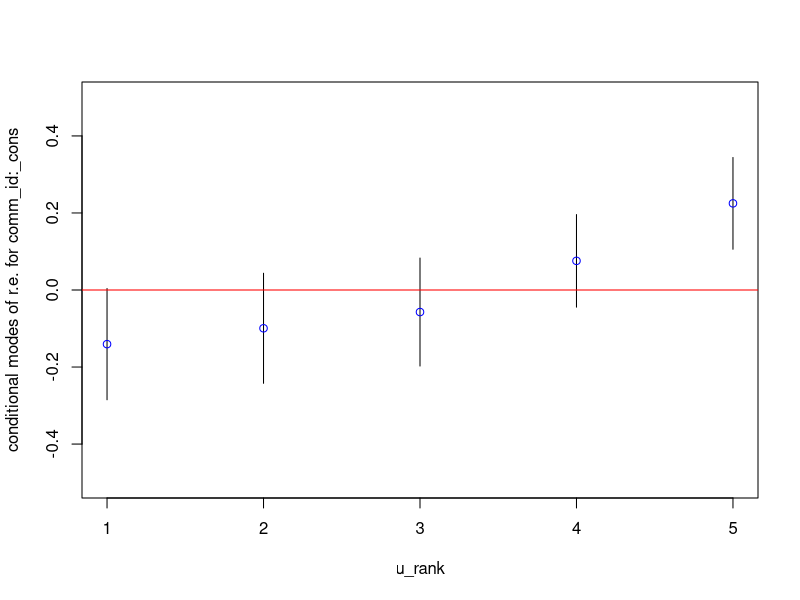
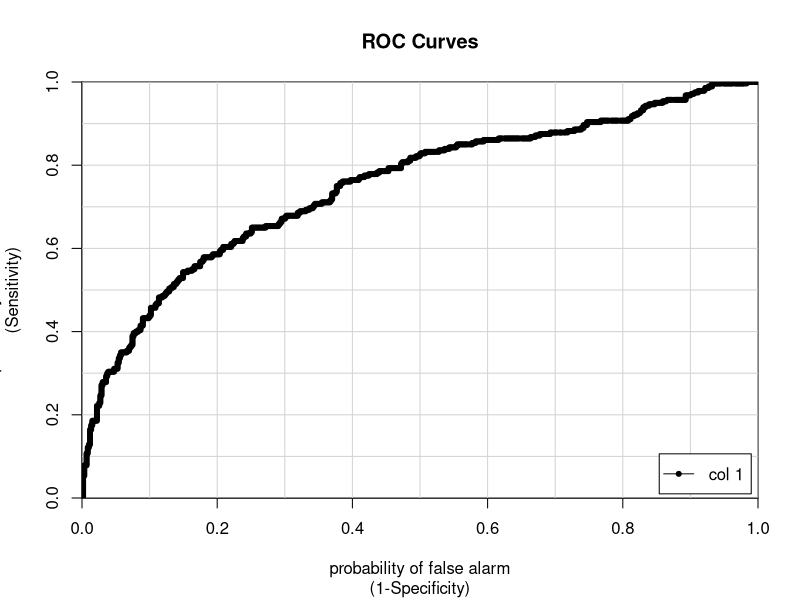

Write R code to recreate these figures, in order.
train <- read.table("df_train.csv", header = TRUE, sep = ",")
test <- read.table("df_test.csv", header = TRUE, sep = ",")
val <- read.table("df_val.csv", header = TRUE, sep = ",")


str(train)

# P7.1.1 Specifying and estimating a two - level model

library(lme4)
library(tidyverse)
library(dplyr)
library(caTools)
library(caret)
#library(e1071)

fit <- glmer(sexphys ~ (1 | country), family = binomial("logit"), data = train)

summary(fit)

# P7.1.2 Interpretation of the null two - level model

fita <- glm(sexphys ~ 1, data = train, family = binomial("logit"))

logLik(fita)-logLik(fit)

anova(fit, fita)


u0 <- ranef(fit, postVar = TRUE) 

u0se <- sqrt(attr(u0[[1]], "postVar")[1, , ]) 

commid <- as.numeric(rownames(u0[[1]]))

u0tab <- cbind("commid" = commid, "u0" = u0[[1]], "u0se" = u0se)

colnames(u0tab)[2] <- "u0"

u0tab <- u0tab[order(u0tab$u0), ]

u0tab <- cbind(u0tab, c(1:dim(u0tab)[1]))

u0tab <- u0tab[order(u0tab$commid), ]

colnames(u0tab)[4] <- "u0rank"

plot(u0tab$u0rank, u0tab$u0, type = "n", xlab = "u_rank", ylab = "conditional modes of r.e. for comm_id:_cons", ylim = c(-0.5, 0.5))

segments(u0tab$u0rank, u0tab$u0 - 1.96*u0tab$u0se, u0tab$u0rank, u0tab$u0 + 1.96*u0tab$u0se)

points(u0tab$u0rank, u0tab$u0, col = "blue")

abline(h = 0, col = "red")


#______________________________________________________________________________


fitall <- glmer(sexphys ~ Q515R + Q513R + mcv1006 + mcv1006a + mcv1006b + mcv1008 + 
                  men_alcohol_all + mcv1009 + Fam_support + Q516R + rQ701d + Island + 
                  rQ701b + rQ701a + rQ701c + sQ601c + sQ601d + tQ602d + justify + tQ602c + 
                  CONTROLNUM_1 + CONTROLNUM_2 + CONTROLNUM_3 + Q702R_2 + Q702R_3 + 
                  earlymarriage_0 + earlymarriage_1 + edpart_1 + edpart_2 + sumdiffage_1 + 
                  sumdiffage_2 + sumdiffage_3 + edresp_1 + edresp_2 + LAWDV1_0 + LAWDV1_2 + 
                  HDI1_0 + HDI1_1 + Governance1_0 + Governance1_1 + EP3_2 + EP3_3 + EP3_4 + 
                  FCMAR_0 + FCMAR_1 + SourceIncome_1 + SourceIncome_2 + SourceIncome_4 + 
                  SourceIncome_5 + ageyr10_2 + ageyr10_3 + ageyr10_4 + ageyr10_5 + 
                  (1 | country), family = binomial("logit"), data = train)

summary(fitall)

#______________________________________________________________________________

fitall2 <- glmer(sexphys ~ Q515R + Q513R + mcv1006 + mcv1006a + mcv1006b + mcv1008 + 
                  men_alcohol_all + mcv1009 + Fam_support + sQ601d +  
                  CONTROLNUM_1 + CONTROLNUM_2 + CONTROLNUM_3 + Q702R_2 + Q702R_3 + 
                  earlymarriage_0 + earlymarriage_1 + edpart_1 + sumdiffage_1 + 
                  EP3_2 + EP3_3 +  SourceIncome_2 + 
                   ageyr10_2 + ageyr10_3 + ageyr10_4 + ageyr10_5 + 
                  (1 | country), family = binomial("logit"), data = train)

summary(fitall2)

anova(fitall2, fit)

#______________________________________________________________________________

#predict(fitall2, newdata = , allow.new.levels = TRUE)
##Will try to select on R see link
#https://www.datanovia.com/en/lessons/select-data-frame-columns-in-r/

#______________________________________________________________________________

colsf <- c ('Q515R', 'Q513R', 'mcv1006', 'mcv1006a', 'mcv1006b', 'mcv1008',  
  'men_alcohol_all', 'mcv1009', 'Fam_support', 'sQ601d',  
  'CONTROLNUM_1', 'CONTROLNUM_2', 'CONTROLNUM_3', 'Q702R_2', 'Q702R_3', 
  'earlymarriage_0', 'earlymarriage_1', 'edpart_1', 'sumdiffage_1',  
  'EP3_2', 'EP3_3',  'SourceIncome_2',  
  'ageyr10_2', 'ageyr10_3', 'ageyr10_4', 'ageyr10_5', 'country')

#predict(fitall2, newdata = test[, colsf], allow.new.levels = TRUE)

p <- predict(fitall2, newdata = val[, colsf], allow.new.levels = TRUE, type='response')
summary(p)

p_class<- ifelse(p>0.5, 1, 0)
table(p_class)


table(p_class, val[, c('sexphys')])


#confusionMatrix(factor(p_class), factor(test[, c('sexphys')]))

#confusionMatrix(factor(p_class), factor(test[, c('sexphys')]), positive = '1')

confusionMatrix(factor(p_class), factor(val[, c('sexphys')]), positive = '1', 
                mode = 'everything')


colAUC(p, val[, c('sexphys')], plotROC=TRUE)
